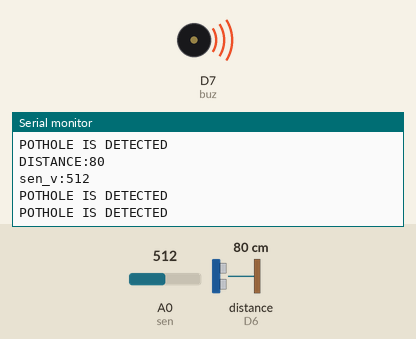
This sketch was run on a simulated ESP8266 (NodeMCU). On the bench: buzzer (waves = sounding, pin HIGH), the last lines printed to the serial monitor. Wiring (inferred from the names in the program): ultrasonic range finder: trigger D5; echo D6. Inputs (shaded band) come from the test bench; at power-on: distance to the obstacle (sensor on D6) 80 cm, A0 (sen) = 512. The echo pulse lasts 58.3 µs per cm; WiFi joins after 1.5 s; servers stay silent unless stated; pins used as bus, display or sensor lines are not drawn.

Above: at 3.7 s.
3.8 s: distance to the obstacle (sensor on D6) set to 16 cm
At 3.86 s:
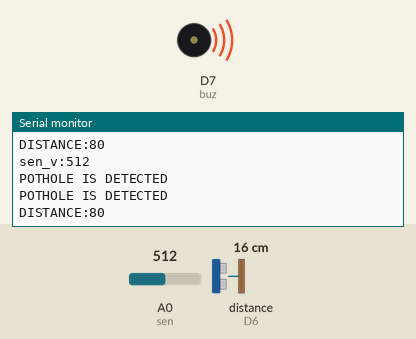
5.3 s: distance to the obstacle (sensor on D6) set to 12 cm
At 5.98 s:
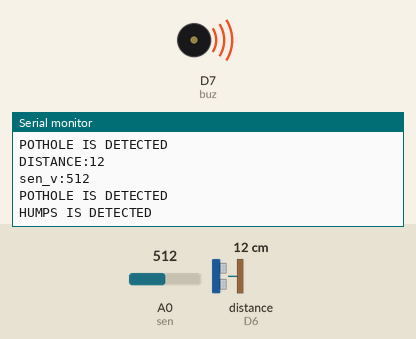
Timing chart, 0 to 8.3 s (numbered marks = the images above; inputs shaded):
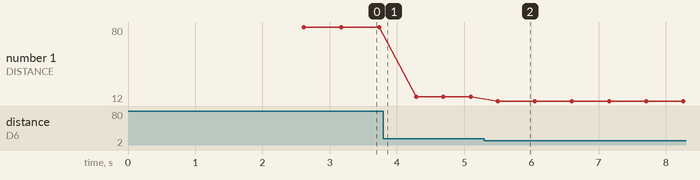

Measured:
- the behaviour switches between 15 and 14 cm on distance to the obstacle (sensor on D6) (found by bisection; images 1 and 2)
- after the input at 5.3 s, the serial monitor: prints a new line after 0.20 s (image 2)
- plotted number 1: 80 → 16 after the input at 3.8 s, 16 → 12 after the input at 5.3 s

The sketch:

pothole.ino
```cpp
#include <ESP8266WiFi.h>
#include <FirebaseArduino.h>
#include <Wire.h>
#define FIREBASE_HOST "gptgajwel-default-rtdb.firebaseio.com"
#define FIREBASE_AUTH "WW68HOzwrGpusMKphOoSElPS6gZq5nQkCZAEIDkA"
#define WIFI_SSID "homeiot"
#define WIFI_PASSWORD "homeiot01"

int buz=D7;

int sen=A0;
int trigPin1=D5;
int echoPin1=D6;

int i,temp_v,k;
long int distance,duration;
void setup()
{
Serial.begin(9600);
pinMode(trigPin1,OUTPUT);
pinMode(echoPin1,INPUT);
pinMode(sen,INPUT);


pinMode(buz,OUTPUT);
digitalWrite(buz,HIGH);


   WiFi.begin(WIFI_SSID, WIFI_PASSWORD);
    Serial.print("Connecting");
    while(WiFi.status() != WL_CONNECTED)
    {
        Serial.print(".");
        delay(500);
    }

      Serial.println();
      Serial.print("connected: ");
      Serial.println(WiFi.localIP());

      Firebase.begin(FIREBASE_HOST, FIREBASE_AUTH);


delay(1000);

}

void loop()
{

if(Firebase.failed())
     {
       Serial.print("Firebase error");
       Serial.println(Firebase.error());
     }


  SonarSensor(trigPin1,echoPin1);
  delay(50);
   SonarSensor(trigPin1,echoPin1);
   delay(50);
 Serial.print("DISTANCE:");
Serial.println(distance);
Firebase.setFloat("VEHICLE/DISTANCE",distance);
int sen_v=analogRead(A0);
 Serial.print("sen_v:");
Serial.println(sen_v);
if(sen_v<420 || sen_v>470)
{

Serial.println("POTHOLE IS DETECTED ");
digitalWrite(buz,HIGH);

Firebase.setFloat("VEHICLE/POTHOLE",i);
i++;
}

if(distance <20 && distance >15 && sen_v>420 && sen_v<470)
{
Serial.println("NORAM ROAD");
digitalWrite(buz,LOW);

Firebase.setFloat("VEHICLE/NORMAL",i);
i++;


}

if(distance >21 )
{
Serial.println("POTHOLE IS DETECTED ");
digitalWrite(buz,HIGH);

Firebase.setFloat("VEHICLE/POTHOLE",i);
i++;


}

if(distance<15 )
{
Serial.println("HUMPS IS DETECTED ");
digitalWrite(buz,HIGH);

Firebase.setFloat("VEHICLE/YHUMPS",i);
i++;


}
}
void SonarSensor(int trigPin,int echoPin)
{
digitalWrite(trigPin, LOW);
delayMicroseconds(2);
digitalWrite(trigPin, HIGH);
delayMicroseconds(10);
digitalWrite(trigPin, LOW);
duration = pulseIn(echoPin, HIGH);
distance = (duration/2) / 29.1;
}
```
